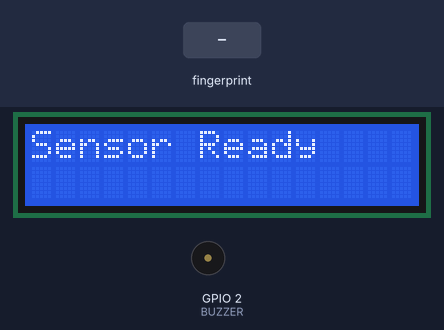
Bench run of a sketch on a simulated ESP32. Parts: 16×2 character LCD, buzzer (waves = sounding, pin HIGH). The inputs (shaded band) are chosen by the test bench.

Above: at 1.1 s.
At 4.3 s:
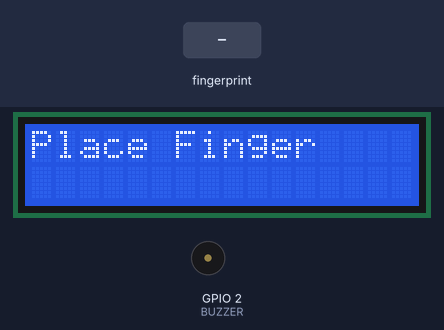
4.4 s: finger stored as number 1 placed on the sensor
At 4.84 s:
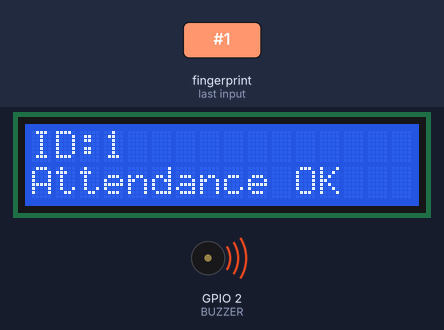
At 5.6 s:
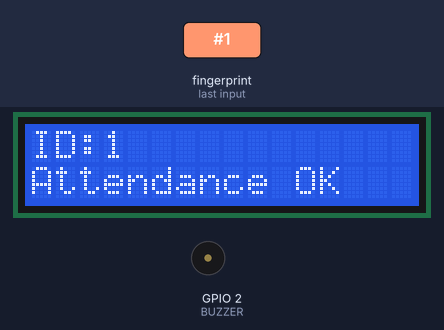
Timing chart, 0 to 7.4 s (numbered marks = the images above; inputs shaded):
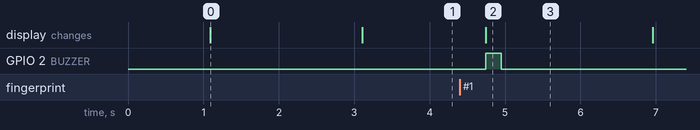

Measured:
- after the input at 4.4 s, GPIO 2 (BUZZER): LOW → HIGH after 0.35 s, → LOW 0.20 s later; the display: changes after 0.35 s (image 2)
- what the display in image 0 shows lasts 2.0 s, from 1.1 s to 3.1 s

The sketch:

Fingerprint.ino
```cpp
#include <Adafruit_Fingerprint.h>
#include <HardwareSerial.h>
#include <Wire.h>
#include <LiquidCrystal_I2C.h>

HardwareSerial mySerial(2);
Adafruit_Fingerprint finger = Adafruit_Fingerprint(&mySerial);

LiquidCrystal_I2C lcd(0x27, 16, 2);

#define BUZZER 2

void setup() {
  Serial.begin(115200);

  mySerial.begin(57600, SERIAL_8N1, 16, 17);

  finger.begin(57600);

  Wire.begin(21, 22);
  lcd.begin();
  lcd.backlight();

  pinMode(BUZZER, OUTPUT);

  lcd.print("Initializing...");

  if (finger.verifyPassword()) {
    lcd.clear();
    lcd.print("Sensor Ready");
  } else {
    lcd.clear();
    lcd.print("Sensor Error");
    while (1);
  }

  delay(2000);
  lcd.clear();
  lcd.print("Place Finger");
}

void loop() {
  int id = getFingerprintID();

  if (id != -1) {
    lcd.clear();
    lcd.setCursor(0,0);
    lcd.print("ID:");
    lcd.print(id);

    lcd.setCursor(0,1);
    lcd.print("Attendance OK");

    digitalWrite(BUZZER, HIGH);
    delay(200);
    digitalWrite(BUZZER, LOW);

    delay(2000);
    lcd.clear();
    lcd.print("Place Finger");
  }
}

int getFingerprintID() {
  if (finger.getImage() != FINGERPRINT_OK) return -1;
  if (finger.image2Tz() != FINGERPRINT_OK) return -1;
  if (finger.fingerFastSearch() != FINGERPRINT_OK) return -1;

  return finger.fingerID;
}
```
